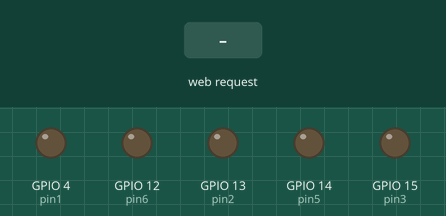
Simulated run of this sketch. Board: ESP8266 (NodeMCU). Shown: output pins drawn as LEDs (lit = HIGH). The inputs (shaded band) are chosen by the test bench. WiFi joins after 1.5 s; servers stay silent unless stated; what the sketch prints to the serial monitor is not drawn.

Above: at 2.7 s.
2.8 s: HTTP request GET /11 received
At 4.0 s:
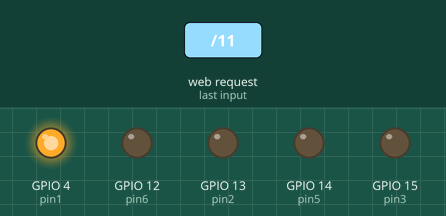
4.3 s: HTTP request GET /10 received
At 5.2 s:
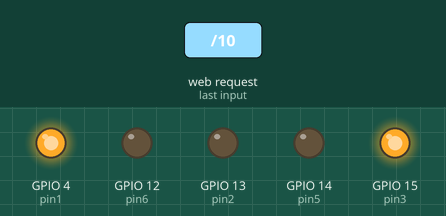
5.8 s: HTTP request GET /00 received
At 6.3 s:
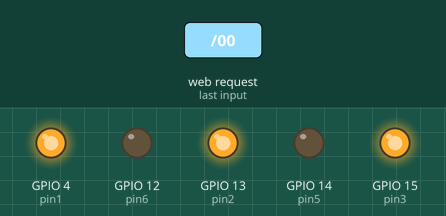
7.3 s: HTTP request GET /r received
At 8.5 s:
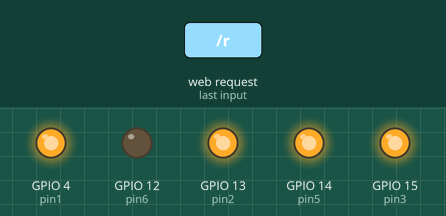
8.8 s: HTTP request GET /l received
At 9.8 s:
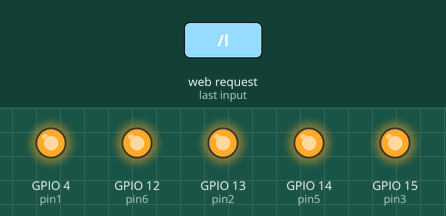
10.3 s: HTTP request GET /11 received
At 11.0 s:
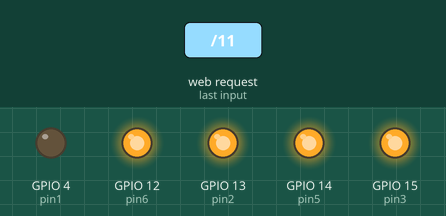
Timing chart, 0 to 12.8 s (numbered marks = the images above; inputs shaded):
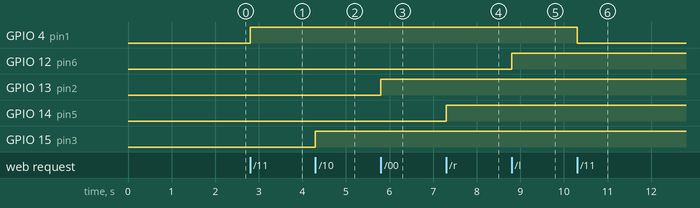

Measured:
- after the input at 2.8 s, GPIO 4 (pin1): LOW → HIGH at once
- after the input at 4.3 s, GPIO 15 (pin3): LOW → HIGH at once
- after the input at 5.8 s, GPIO 13 (pin2): LOW → HIGH at once
- after the input at 7.3 s, GPIO 14 (pin5): LOW → HIGH at once
- after the input at 8.8 s, GPIO 12 (pin6): LOW → HIGH at once
- after the input at 10.3 s, GPIO 4 (pin1): HIGH → LOW at once

The sketch:

esp_code.ino
```cpp
/* ESP8266 Temperature Humidity & Moisture Soil Moisture
moded by www.14core.com / Java Script by Google.com {https://www.gstatic.com/charts/loader.js}
Note: You need to connect to the internet to get the guage which is transmit by the sensor .
**********************************************************************************************
Ip address: 192.168.1.100 //
Gatway: 192.168.1.1 // Check your AP gateway
Subnet Mask: 255.255.255.0
*/

#include <ESP8266WiFi.h>
#include<ESP8266WebServer.h>
#include "DHT.h"
#define DHTTYPE DHT11

ESP8266WebServer server;

const char* ssid = "MANU"; //You can change the SSDI
const char* password = "12345612"; //You can change the password as you like

//int WiFiStrength = 0;
//WiFiServer server(80);

const int DHTPin = 5;  // ~D1
const int moist = A0;  //
//const int ledStatus = 4;// ~D2
const int pin1 = 4;//fan D2
const int pin2 = 13;//pump D7
const int pin3 = 15;//light D8
//const int pin4 = 12;//arduino D6
const int pin5 = 14;//right D5
const int pin6 = 12;//left D6

DHT dht (DHTPin, DHTTYPE);

static char celsiusTemp[7];
static char fahrenheitTemp[7];
static char humidityTemp[7];
double moisture = 0.0;
unsigned long timeHolder = 0;
int statef = LOW;
int statep = LOW;
int statel = LOW;
int statell = LOW;
int stater = LOW;


void setup() {
  pinMode(pin1, OUTPUT);
  pinMode(pin2, OUTPUT);
  pinMode(pin3, OUTPUT);
  pinMode(pin5, OUTPUT);
  pinMode(pin6, OUTPUT);
  Serial.begin(9600);
  delay(10);
  dht.begin();
  //pinMode(ledStatus, OUTPUT);
  pinMode(moisture, INPUT);
  //analogWrite(ledStatus, 280);
  Serial.println();
  Serial.print("Connecting to ");
  Serial.println(ssid);

  WiFi.begin(ssid, password);
  // This line should the same with your router/internet connection to parse the javascript which is provided by Google
  //WiFi.config(IPAddress(192, 168, 1, 221), IPAddress(192, 168, 1, 1), IPAddress(255, 255, 255, 0));
  // connect to WiFi router
  while (WiFi.status() != WL_CONNECTED) {
    delay(500);
    Serial.print("....");
  }

  Serial.println("------------------------");
  Serial.println("WiFi connected");
  // Start the server
  server.begin();
  Serial.println("Server started, setting up ESP8266 IP Address...");
  Serial.print("Use this URL to connect: ");
  Serial.print("http://");
  Serial.print(WiFi.localIP());
  Serial.println("/");
      server.on("/11", fan);
      server.on("/10", light);
      server.on("/00", pump);
      server.on("/t",temp);
      server.on("/h",humidity);
      server.on("/m",moistread);
      server.on("/r",right);
      server.on("/l",left);


  //Serial.println("Server started");

}

void loop() {

         /*float tem = dht.readTemperature();
      Serial.println(tem);
      delay(1000);
      float humid = dht.readHumidity();
       Serial.println(humid);
       delay(1000); **/
     // digitalWrite(pin1, HIGH);
     server.handleClient();
  }
void temp()
  {
    float temp = dht.readTemperature();
    float far = dht.readTemperature(true);
       Serial.println(temp);
  server.send(200, "text/plain", (String)temp + " °C "  );
    }
void humidity()
  {
    float humid = dht.readHumidity();
  Serial.println(humid);
  server.send(200, "text/plain", (String)humid );
    }
void moistread()
    {float a;
      float b;
    float mostval1;
    float moisture = analogRead(moist);
    int moistval = (moisture * 100) / 400;
    moistval = 100 - moistval;
    if((moistval <  0))
    {moistval=-moistval ;
    a=(156-moistval);
    mostval1=a/1.7;
  server.send(200, "text/plain", (String)mostval1 +" %" );
    }
    else
   { //moistval =0 __0%;
      //40?100%
      b=100-moistval;
      mostval1=91.76+b/20;
      server.send(200, "text/plain", (String)mostval1 +" %" );}

    }

  void fan()
      {
            if (statef ==LOW )

          {digitalWrite(pin1,HIGH);
          statef = HIGH;
            Serial.println("Fan on...");
          server.send(200, "text/plain", "Fan on" );
        }
        else {
          Serial.println("Fan off...");
          digitalWrite(pin1, LOW);
          statef = LOW;
          server.send(200, "text/plain", "Fan off" );
        }

    }

    void pump()
      {

            if (statep == LOW) {
          digitalWrite(pin2, HIGH);
          statep = HIGH;
          Serial.println("pump on...");
          server.send(200, "text/plain", "Pump on" );
        } else {
          digitalWrite(pin2, LOW);
          statep = LOW;
          Serial.println("pump off...");
          server.send(200, "text/plain", "Pump off" );
        }

    }
    void light()
      {
            if (statel == LOW) {
          digitalWrite(pin3, HIGH);
          statel = HIGH;
          Serial.println("light on...");
          server.send(200, "text/plain", "Light on" );
        } else {
          statel = LOW;
          digitalWrite(pin3, LOW);
          Serial.println("light off...");
          server.send(200, "text/plain", "Light off" );
        }

    }
    void right()
      {
            if (stater ==LOW )

          {digitalWrite(pin5,HIGH);
          stater = HIGH;
            Serial.println("Towards right...");
          server.send(200, "text/plain", "Towards right" );
        }
        else {
          Serial.println("Stop...");
          digitalWrite(pin5, LOW);
          stater = LOW;
          server.send(200, "text/plain", "Stop" );
        }
      }
        void left()
      {
            if (statell ==LOW )

          {digitalWrite(pin6,HIGH);
          statell = HIGH;
            Serial.println("Towards left...");
          server.send(200, "text/plain", "Towards left" );
        }
        else {
          Serial.println("Stop...");
          digitalWrite(pin6, LOW);
          statell = LOW;
          server.send(200, "text/plain", "Stop" );
        }
      }
```
